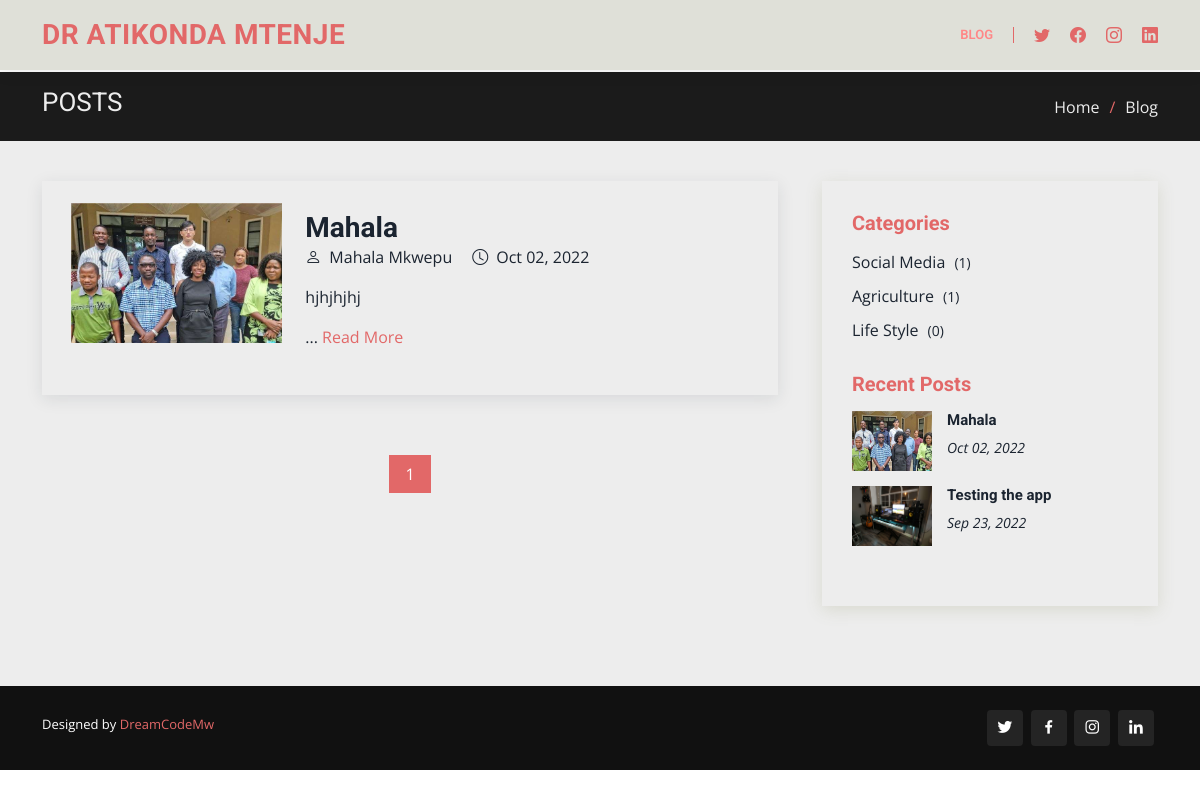
/blog.php?cat_id=4, run on the app's committed database.
### tables this page shows
CREATE TABLE IF NOT EXISTS `blogs` (
  `blog_id` int(11) NOT NULL AUTO_INCREMENT,
  `category_id` int(11) DEFAULT NULL,
  `title` varchar(200) DEFAULT NULL,
  `author` varchar(200) DEFAULT NULL,
  `image` varchar(200) DEFAULT NULL,
  `content` text,
  `date` date DEFAULT NULL,
  PRIMARY KEY (`blog_id`)
);

CREATE TABLE IF NOT EXISTS `categories` (
  `category_id` int(11) NOT NULL AUTO_INCREMENT,
  `category_name` varchar(100) DEFAULT NULL,
  `upload_date` date DEFAULT NULL,
  PRIMARY KEY (`category_id`)
);

### classes/dbh.class.php (called while the page is built)
<?php
class Dbh{
	private $host = "localhost";
	private $user = "root";
	private $pwd = "";
	private $dbname = "atikonda";
	protected function connect(){
	$dsn = 'mysql:host=' . $this->host . ';dbname='. $this->dbname;
	$pdo =  new PDO($dsn, $this->user, $this->pwd, array(PDO::ATTR_ERRMODE => PDO::ERRMODE_WARNING));
    $pdo->setAttribute(PDO::ATTR_DEFAULT_FETCH_MODE, PDO::FETCH_ASSOC);
    return $pdo;
	}
}
?>

### classes/blog.class.php (called while the page is built, shortened)
<?php
include_once "dbh.class.php";
class Blog extends Dbh
{
    protected function viewsCategories()
    {
        $sql = "SELECT * FROM categories ORDER BY `category_id` DESC";
        $stmt = $this->connect()->query($sql);
        return $stmt->fetchAll();
    }
    protected function viewsBlogWithLimit($start, $end)
    {
        $sql = "SELECT * FROM `blogs` INNER JOIN `categories` ON blogs.category_id = categories.category_id ORDER BY blogs.blog_id DESC LIMIT $start, $end";
        $stmt = $this->connect()->query($sql);
        return $stmt->fetchAll();
    }
    protected function viewsBlogAndCategory($id, $start, $end)
    {
        $sql = "SELECT * FROM `blogs` INNER JOIN `categories` ON blogs.category_id = categories.category_id WHERE categories.category_id = ? ORDER BY blogs.blog_id DESC LIMIT $start, $end";
        $stmt = $this->connect()->prepare($sql);
        $stmt->execute([$id]);
        return $stmt->fetchAll();
    }
    protected function countsBlogAndCategory($id)
    {
        $sql = "SELECT * FROM `blogs` INNER JOIN `categories` ON blogs.category_id = categories.category_id WHERE categories.category_id = ?";
        $stmt = $this->connect()->prepare($sql);
        $stmt->execute([$id]);
        return $stmt->rowCount();
    }
}

### classes/blogcontr.class.php (called while the page is built, shortened)
<?php
include_once "blog.class.php";
class BlogContr extends Blog
{
    public function viewCategories()
    {
        return $this->viewsCategories();
    }
    public function viewBlogWithLimit($start, $end)
    {
        return $this->viewsBlogWithLimit($start, $end);
    }
    public function viewBlogAndCategory($id, $start, $end)
    {
        return $this->viewsBlogAndCategory($id, $start, $end);
    }
    public function countBlogAndCategory($id)
    {
        return $this->countsBlogAndCategory($id);
    }
}

### blog.php (the view, shortened to what this page needs)
<?php
include_once "classes/profilecontr.class.php";
include_once "classes/blogcontr.class.php";
$blog = new BlogContr;
?>
<!DOCTYPE html>
<html lang="en">
<head>
  <link href="assets/vendor/animate.css/animate.min.css" rel="stylesheet">
  <link href="assets/vendor/aos/aos.css" rel="stylesheet">
  <link href="assets/vendor/bootstrap/css/bootstrap.min.css" rel="stylesheet">
  <link href="assets/vendor/bootstrap-icons/bootstrap-icons.css" rel="stylesheet">
  <link href="assets/vendor/boxicons/css/boxicons.min.css" rel="stylesheet">
  <link href="assets/vendor/glightbox/css/glightbox.min.css" rel="stylesheet">
  <link href="assets/vendor/remixicon/remixicon.css" rel="stylesheet">
  <link href="assets/vendor/swiper/swiper-bundle.min.css" rel="stylesheet">
  <link href="assets/css/style1.css" rel="stylesheet">
</head>
<body>
  <header id="header" class="fixed-top">
    <div class="container d-flex align-items-center">
      <h1 class="logo me-auto"><a href="index.php">DR ATIKONDA MTENJE</a></h1>
      <nav id="navbar" class="navbar order-last order-lg-0">
        <ul>
          <li><a href="blog.php" class="active">BLOG</a></li>
        </ul>
      </nav>
      <div class="header-social-links d-flex">
        <a href="https://twitter.com/atimtenje" class="twitter"><i class="bu bi-twitter"></i></a>
        <a href="https://web.facebook.com/atikonda.mtenje" class="facebook"><i class="bu bi-facebook"></i></a>
        <a href="https://www.instagram.com/atikondamkochi/" class="instagram"><i class="bu bi-instagram"></i></a>
        <a href="https://www.linkedin.com/in/atikonda-mtenje-mkochi-62246079" class="linkedin"><i class="bu bi-linkedin"></i></a>
      </div>
    </div>
  </header>
  <main id="main">
    <section id="breadcrumbs" class="breadcrumbs">
      <div class="container">
        <div class="d-flex justify-content-between align-items-center">
          <h2>Posts</h2>
          <ol>
            <li><a href="index.php">Home</a></li>
            <li><a href="blog.php">Blog</a></li>
          </ol>
        </div>
      </div>
    </section>
    <section id="blog" class="blog">
      <div class="container" data-aos="fade-up">
        <div class="row">
          <div class="col-lg-8 entries">
            <?php
            @$page = $_GET["page"];
            if ($page == "" || $page == "1") {
              $page1 = 0;
            } else {
              $page1 = ($page * 4) - 4;
            }
            if (isset($_GET['cat_id'])) {
              $category_id = $_GET['cat_id'];
              $row = $blog->viewBlogAndCategory($category_id, $page1, 4);
            } else {
              $row = $blog->viewBlogWithLimit($page1, 4);
            }
            foreach ($row as $rw) {
              $date = strtotime($rw['date']);
            ?>
              <article class="entry">
                <div class="row">
                  <div class="col-md-3 m-auto">
                    <div class="entry-img mb-0">
                      <img src="img/blog/<?php echo $rw['image'] ?>" alt="" class="img-fluid">
                    </div>
                  </div>
                  <div class="col-md-8">
                    <h2 class="entry-title mb-0">
                      <a href="blog.php?blog_id=<?php echo $rw['blog_id'] ?>"><?php echo $rw['title'] ?></a>
                    </h2>
                    <div class="entry-meta mb-0">
                      <ul>
                        <li class="d-flex align-items-center"><i class="bi bi-person"></i> <?php echo $rw['author'] ?></li>
                        <li class="d-flex align-items-center"><i class="bi bi-clock"></i> <time datetime="2020-01-01"><?php echo date("M d, Y", $date) ?></time></li>
                      </ul>
                    </div>
                    <div class="entry-content mb-0">
                      <p>
                        <?php echo substr($rw['content'], 0, 100); ?>...
                        <a href="blog.php?blog_id=<?php echo $rw['blog_id'] ?>">Read More</a>
                      </p>
                    </div>
                  </div>
                </div>
              </article>
            <?php
            }
            if (isset($_GET['cat_id'])) {
              $category_id = $_GET['cat_id'];
              $cout = $blog->countBlogAndCategory($category_id);
            } else {
              $cout = $blog->countBlog();
            }
            $a = $cout / 4;
            $a = ceil($a);
            ?>
            <div class="blog-pagination">
              <ul class="justify-content-center">
                <?php for ($b = 1; $b <= $a; $b++) {  ?>
                  <li class="active"><a href="blog.php?page=<?php echo $b; ?>"><?php echo $b . " "; ?></a></li>
                <?php } ?>
              </ul>
            </div>
          </div>
          <div class="col-lg-4">
            <div class="sidebar">
              <h3 class="sidebar-title">Categories</h3>
              <div class="sidebar-item categories">
                <ul>
                  <?php
                  $row = $blog->viewCategories();
                  foreach ($row as $rw) {
                    $cat_id = $rw['category_id'];
                    $blogs = $blog->countBlogAndCategory($cat_id);
                  ?>
                    <li><a href="blog.php?cat_id=<?php echo $cat_id ?>" class="text-capitalize"><?php echo $rw['category_name'] ?> <span>(<?php echo $blogs; ?>)</span></a></li>
                  <?php } ?>
                </ul>
              </div>
              <h3 class="sidebar-title">Recent Posts</h3>
              <div class="sidebar-item recent-posts">
                <?php
                $row = $blog->viewBlogWithLimit(0, 4);
                foreach ($row as $rw) {
                  $date = strtotime($rw['date']);
                ?>
                  <div class="post-item clearfix">
                    <img src="img/blog/<?php echo $rw['image'] ?>" width="60px" height="60px" alt="">
                    <h4><a href="index.php?blog_id=<?php echo $rw['blog_id'] ?>"><?php echo $rw['title'] ?></a></h4>
                    <time datetime="2020-01-01"><?php echo date("M d, Y", $date) ?></time>
                  </div>
                <?php } ?>
              </div>
            </div>
          </div>
        </div>
      </div>
    </section>
  </main>
  <footer id="footer" class="footer">
    <div class="container d-md-flex py-4">
      <div class="me-md-auto text-center text-md-start">
        <div class="credits">
          Designed by <a href="#">DreamCodeMw</a>
        </div>
      </div>
      <div class="social-links text-center text-md-right pt-3 pt-md-0">
        <a href="https://twitter.com/atimtenje" class="twitter"><i class="bx bxl-twitter"></i></a>
        <a href="https://web.facebook.com/atikonda.mtenje" class="facebook"><i class="bx bxl-facebook"></i></a>
        <a href="https://www.instagram.com/atikondamkochi/" class="instagram"><i class="bx bxl-instagram"></i></a>
        <a href="https://www.linkedin.com/in/atikonda-mtenje-mkochi-62246079" class="linkedin"><i class="bx bxl-linkedin"></i></a>
      </div>
    </div>
  </footer>
</body>
</html>

### data on the page
blogs: image (picture), title "Mahala", author "Mahala Mkwepu", date "Oct 02, 2022", content "hjhjhjhj"
categories: category_name "Social Media", blogs "1"
categories: category_name "Agriculture", blogs "1"
categories: category_name "Life Style", blogs "0"
blogs: image (picture), title "Testing the app", date "Sep 23, 2022"
